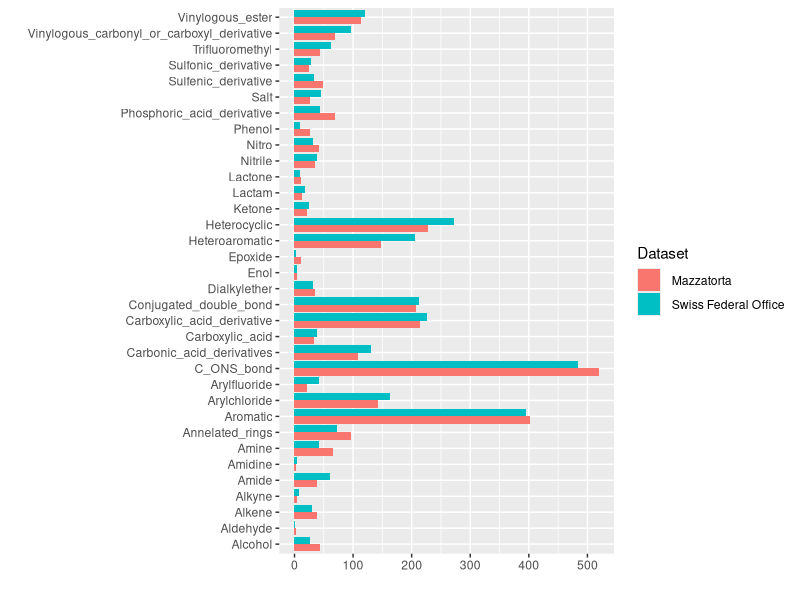
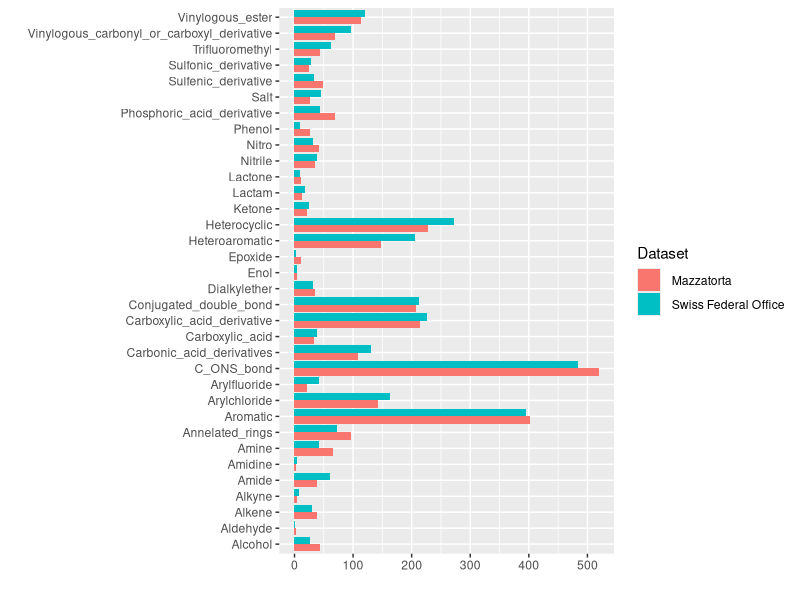

Generate these figures, in order, with R:
library("ggplot2")

functional_groups <- read.csv("data/functional-groups-reduced4R.csv",header=F)

names(functional_groups) = c("V1","V2","Dataset")

ggplot(functional_groups,aes(x=V1,y=V2,fill=Dataset)) + geom_bar(stat="identity", position=position_dodge())  + xlab("") + ylab("") + coord_flip() 
ggsave("figure/functional-groups.pdf")
